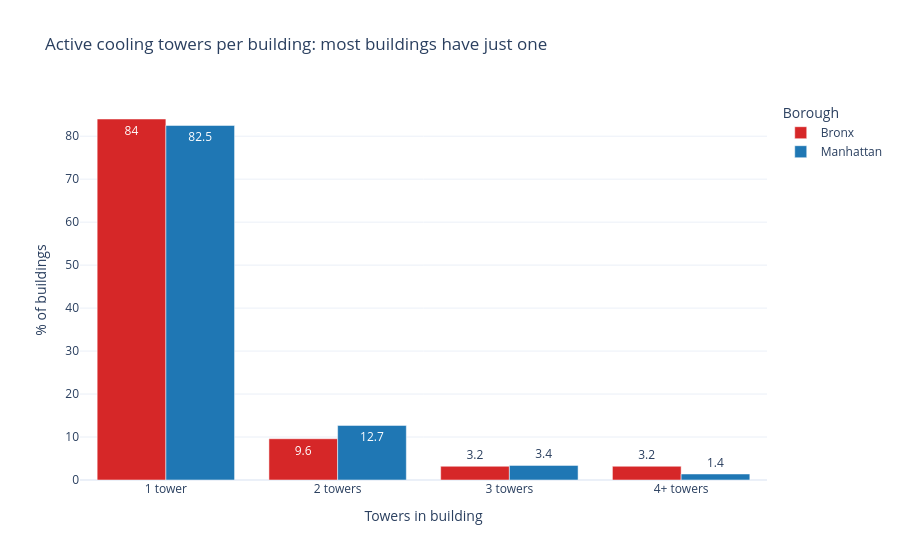
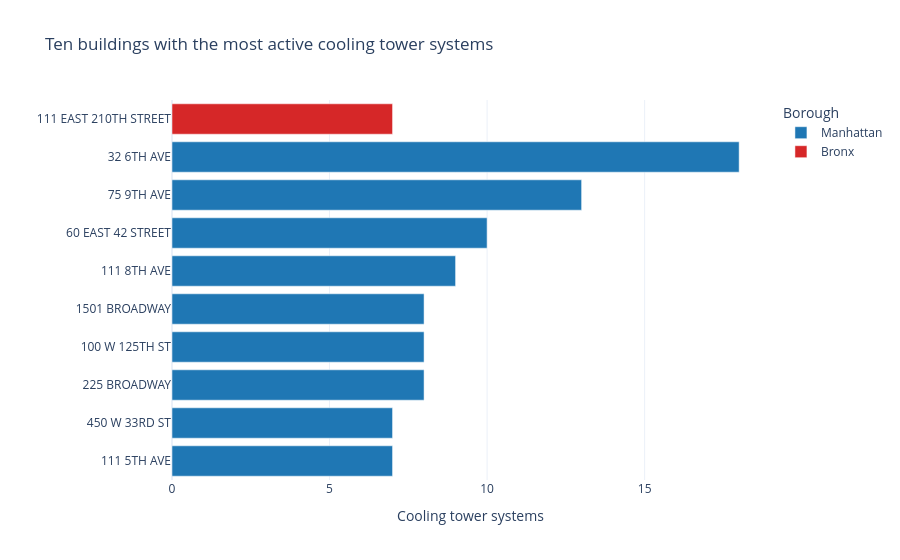

Source (notebook cell) for these figures, in order:
### Markdown cell above
To begin with, I am going to establish how many cooling towers there are listed in NYC Open Records for the Bronx and Manhattan using address and BIN number, a unique identifier assigned by the Dept. of  Buildings. This gives me a baseline for my data investigation.

### Code cell
import glob, os
import pandas as pd
import plotly.express as px
from IPython.display import display

# =====================================================================
# STEP 1: Load, then keep ONE row per cooling tower system (its latest record)
# =====================================================================
CSV = glob.glob("**/*Manhattan*Bronx*.csv", recursive=True)[0]
df = pd.read_csv(CSV)
df["date"] = pd.to_datetime(df["Inspection_date"])
os.makedirs("charts", exist_ok=True)

systems = df.sort_values("date").groupby("System_ID").tail(1).copy()   # latest record per tower
print("Status of all towers (latest record):")
print(systems.groupby(["Borough", "Status"]).size().unstack(fill_value=0).to_string(), "\n")

inactive_counts = systems[systems["Status"] == "Inactive"].groupby("Borough").size()
systems = systems[systems["Status"] == "Active"].copy()     # building analysis uses ACTIVE towers only

# =====================================================================
# STEP 2: Decide what counts as one "building"
# BIN (Building Identification Number) is the city's official building ID.
# A few towers carry a placeholder BIN (1000000 or 2000000) meaning "unknown",
# so for those we fall back to the street address instead.
# =====================================================================
systems["address_clean"] = systems["Address"].str.upper().str.strip()
placeholder = systems["BIN"] % 1000000 == 0
systems["building_id"] = systems["BIN"].astype(int).astype(str)
systems.loc[placeholder, "building_id"] = "ADDR: " + systems.loc[placeholder, "address_clean"]

print(f"{len(systems):,} ACTIVE cooling tower systems; "
      f"{placeholder.sum()} had a placeholder BIN and were matched by address instead\n")

# =====================================================================
# STEP 3: Towers per building
# =====================================================================
per_building = (
    systems.groupby(["Borough", "building_id"])
    .agg(towers=("System_ID", "nunique"), address=("address_clean", "first"))
    .reset_index()
)

summary = per_building.groupby("Borough").agg(
    **{"Unique buildings (active towers)": ("building_id", "nunique"),
       "Active tower systems": ("towers", "sum"),
       "Avg active towers per building": ("towers", "mean"),
       "Most active towers in one building": ("towers", "max")}
)
summary["Avg active towers per building"] = summary["Avg active towers per building"].round(2)
summary["Inactive tower systems"] = inactive_counts
summary["All tower systems"] = summary["Active tower systems"] + summary["Inactive tower systems"]

summary = summary[["Unique buildings (active towers)", "Active tower systems",
                   "Inactive tower systems", "All tower systems",
                   "Avg active towers per building", "Most active towers in one building"]]

summary.loc["Total"] = [
    summary["Unique buildings (active towers)"].sum(),
    summary["Active tower systems"].sum(),
    summary["Inactive tower systems"].sum(),
    summary["All tower systems"].sum(),
    round(summary["Active tower systems"].sum() / summary["Unique buildings (active towers)"].sum(), 2),
    summary["Most active towers in one building"].max(),
]
for c in summary.columns:
    if c != "Avg active towers per building":
        summary[c] = summary[c].astype(int)

print("Cooling tower systems and buildings by borough")
display(summary)

# =====================================================================
# STEP 4: How many buildings have 1, 2, 3, or 4+ towers?
# =====================================================================
per_building["tower_group"] = per_building["towers"].clip(upper=4).map(
    {1: "1 tower", 2: "2 towers", 3: "3 towers", 4: "4+ towers"}
)
dist = (
    per_building.groupby(["Borough", "tower_group"]).size()
    .unstack(fill_value=0)[["1 tower", "2 towers", "3 towers", "4+ towers"]]
)
dist_pct = dist.div(dist.sum(axis=1), axis=0).mul(100).round(1)

print("\nNumber of buildings, by how many towers each has")
display(dist)
print("\nShare of each borough's buildings (%)")
display(dist_pct)

# =====================================================================
# STEP 5: Charts
# =====================================================================
plot_df = dist_pct.reset_index().melt(id_vars="Borough", var_name="Towers in building",
                                     value_name="% of buildings")
fig1 = px.bar(
    plot_df, x="Towers in building", y="% of buildings", color="Borough", barmode="group",
    color_discrete_map={"Bronx": "#d62728", "Manhattan": "#1f77b4"}, text="% of buildings",
    title="Active cooling towers per building: most buildings have just one",
)
fig1.update_layout(template="plotly_white")
fig1.write_html("charts/towers_per_building.html")
fig1.show()

top = per_building.sort_values("towers", ascending=False).head(10)
fig2 = px.bar(
    top.sort_values("towers"), x="towers", y="address", color="Borough", orientation="h",
    color_discrete_map={"Bronx": "#d62728", "Manhattan": "#1f77b4"},
    labels={"towers": "Cooling tower systems", "address": ""},
    title="Ten buildings with the most active cooling tower systems",
)
fig2.update_layout(template="plotly_white")
fig2.write_html("charts/top_buildings.html")
fig2.show()
display(top[["Borough", "address", "towers"]].reset_index(drop=True))

### Figure 1 — Plotly figure (JSON) as saved in the notebook; plotly's stock layout.template omitted (floating-point values rounded to 4 significant figures)
{"data": [{"alignmentgroup": "True", "hovertemplate": "Borough=Bronx<br>Towers in building=%{x}<br>% of buildings=%{text}<extra></extra>", "legendgroup": "Bronx", "marker": {"color": "#d62728", "pattern": {"shape": ""}}, "name": "Bronx", "offsetgroup": "Bronx", "orientation": "v", "showlegend": true, "text": [84.0, 9.6, 3.2, 3.2], "textposition": "auto", "type": "bar", "x": ["1 tower", "2 towers", "3 towers", "4+ towers"], "xaxis": "x", "y": [84.0, 9.6, 3.2, 3.2], "yaxis": "y"}, {"alignmentgroup": "True", "hovertemplate": "Borough=Manhattan<br>Towers in building=%{x}<br>% of buildings=%{text}<extra></extra>", "legendgroup": "Manhattan", "marker": {"color": "#1f77b4", "pattern": {"shape": ""}}, "name": "Manhattan", "offsetgroup": "Manhattan", "orientation": "v", "showlegend": true, "text": [82.5, 12.7, 3.4, 1.4], "textposition": "auto", "type": "bar", "x": ["1 tower", "2 towers", "3 towers", "4+ towers"], "xaxis": "x", "y": [82.5, 12.7, 3.4, 1.4], "yaxis": "y"}], "layout": {"barmode": "group", "legend": {"title": {"text": "Borough"}, "tracegroupgap": 0}, "title": {"text": "Active cooling towers per building: most buildings have just one"}, "xaxis": {"anchor": "y", "domain": [0, 1], "title": {"text": "Towers in building"}}, "yaxis": {"anchor": "x", "domain": [0, 1], "title": {"text": "% of buildings"}}}}

### Figure 2 — Plotly figure (JSON) as saved in the notebook; plotly's stock layout.template omitted (floating-point values rounded to 4 significant figures)
{"data": [{"hovertemplate": "Borough=Manhattan<br>Cooling tower systems=%{x}<br>=%{y}<extra></extra>", "legendgroup": "Manhattan", "marker": {"color": "#1f77b4", "pattern": {"shape": ""}}, "name": "Manhattan", "orientation": "h", "showlegend": true, "textposition": "auto", "type": "bar", "x": [7, 7, 8, 8, 8, 9, 10, 13, 18], "xaxis": "x", "y": ["111 5TH AVE", "450 W 33RD ST", "225 BROADWAY", "100 W 125TH ST", "1501 BROADWAY", "111 8TH AVE", "60 EAST 42 STREET", "75 9TH AVE", "32 6TH AVE"], "yaxis": "y"}, {"hovertemplate": "Borough=Bronx<br>Cooling tower systems=%{x}<br>=%{y}<extra></extra>", "legendgroup": "Bronx", "marker": {"color": "#d62728", "pattern": {"shape": ""}}, "name": "Bronx", "orientation": "h", "showlegend": true, "textposition": "auto", "type": "bar", "x": [7], "xaxis": "x", "y": ["111 EAST 210TH STREET"], "yaxis": "y"}], "layout": {"barmode": "relative", "legend": {"title": {"text": "Borough"}, "tracegroupgap": 0}, "title": {"text": "Ten buildings with the most active cooling tower systems"}, "xaxis": {"anchor": "y", "domain": [0, 1], "title": {"text": "Cooling tower systems"}}, "yaxis": {"anchor": "x", "domain": [0, 1], "title": {"text": ""}}}}
